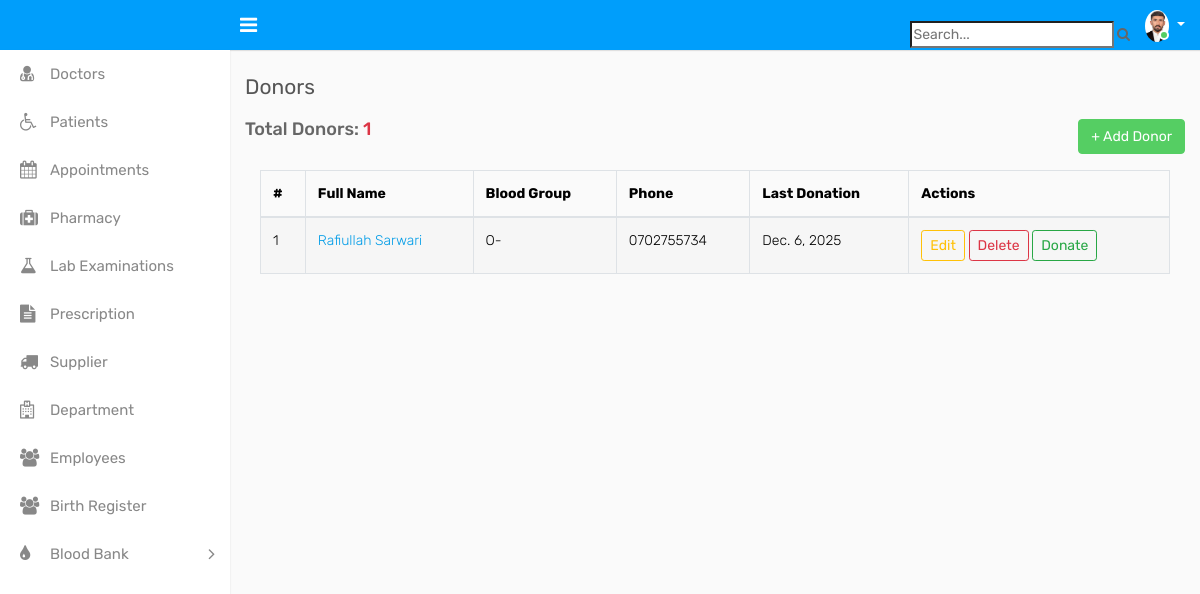
The app's page /donors/, older data.
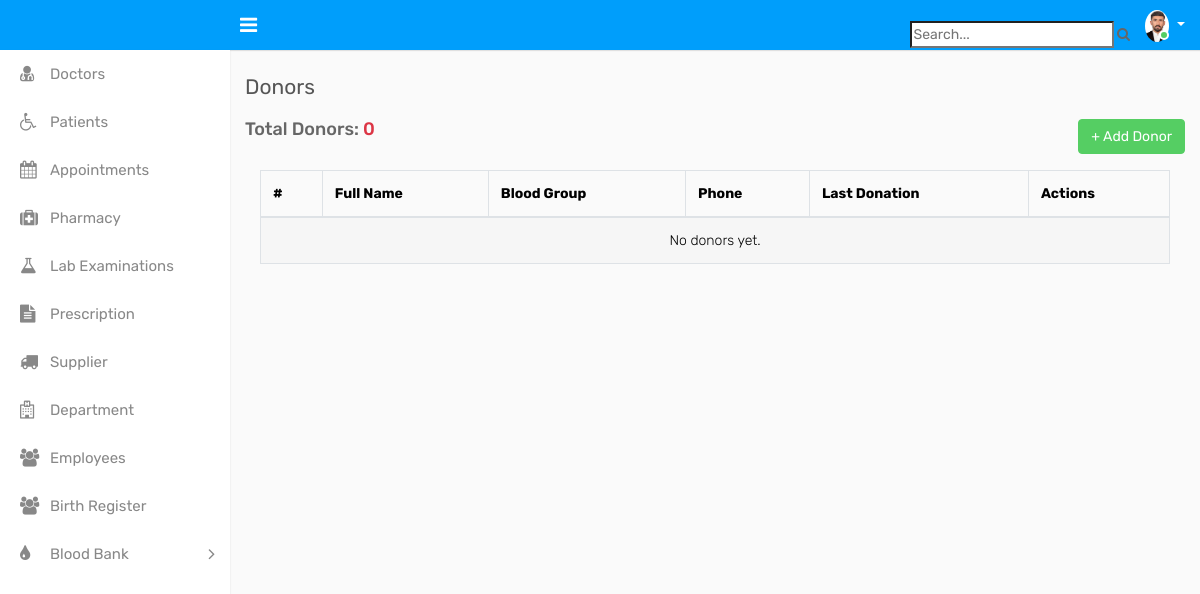
The same page, newer data.
### pharmacy/models.py (models this page shows, shortened)
class Donor(models.Model):
    GENDER_CHOICES = [
        ("Male", "Male"),
        ("Female", "Female"),
        ("Other", "Other"),
    ]
    full_name = models.CharField(max_length=150)
    age = models.PositiveIntegerField()
    gender = models.CharField(max_length=10, choices=GENDER_CHOICES)
    blood_group = models.ForeignKey(BloodGroup, on_delete=models.CASCADE)
    phone = models.CharField(max_length=20)
    address = models.CharField(max_length=255)
    last_donation_date = models.DateField(null=True, blank=True)
    created_at = models.DateTimeField(auto_now_add=True)

class BloodGroup(models.Model):
    BLOOD_TYPES = [
        ("A+", "A+"), ("A-", "A-"),
        ("B+", "B+"), ("B-", "B-"),
        ("O+", "O+"), ("O-", "O-"),
        ("AB+", "AB+"), ("AB-", "AB-"),
    ]
    name = models.CharField(max_length=5, choices=BLOOD_TYPES, unique=True)

### pharmacy/views.py (the view)
# urls.py: path("donors/", views.DonorListView.as_view(), name="donor_list"),
class DonorListView(ListView):
    model = Donor
    template_name = "blood/donor_list.html"
    context_object_name = "donors"

### pharmacy/templatetags/group_tags.py (called while the page is built)
@register.filter(name='has_group')
def has_group(user, group_name):
    return user.groups.filter(name=group_name).exists()

### pharmacy/templates/blood/donor_list.html
{% extends "base.html" %}
{% block content %}
<div class="page-wrapper">
  <div class="container mt-4">
    <div class="page-header">
      <div class="row">
        <div class="col-sm-12">
          <h3 class="page-title">Donors</h3>
        </div>
      </div>
    </div>
    <div class="d-flex justify-content-between mb-3">
      <h4>Total Donors: <span class="text-danger">{{ donors.count }} </span></h4>
      <a href="{% url 'donor_add' %}" class="btn btn-success">+ Add Donor</a>
    </div>
    <div class="col-md-12">
      <div class="table-responsive">
        <table id="dynamic-table" class="table table-striped table-bordered table-hover">
          <thead>
            <tr>
              <th>#</th>
              <th>Full Name</th>
              <th>Blood Group</th>
              <th>Phone</th>
              <th>Last Donation</th>
              <th>Actions</th>
            </tr>
          </thead>
          <tbody>
            {% for d in donors %}
            <tr>
              <td>{{ forloop.counter }}</td>
              <td><a href="{% url 'donor_detail' d.pk %}">{{ d.full_name }}</a></td>
              <td>{{ d.blood_group.name }}</td>
              <td>{{ d.phone }}</td>
              <td>{{ d.last_donation_date|default:"-" }}</td>
              <td>
                <a href="{% url 'donor_edit' d.pk %}" class="btn btn-sm btn-outline-warning">Edit</a>
                <a href="{% url 'donor_delete' d.pk %}" class="btn btn-sm btn-outline-danger">Delete</a>
                <a href="{% url 'donation_add' %}?donor={{ d.pk }}" class="btn btn-sm btn-outline-success">Donate</a>
              </td>
            </tr>
            {% empty %}
            <tr>
              <td colspan="6" class="text-center">No donors yet.</td>
            </tr>
            {% endfor %}
          </tbody>
        </table>
      </div>
    </div>
  </div>
</div>
{% endblock %}

Row changes from the older to the newer data that the page shows:
removed Donor: full_name "Rafiullah Sarwari", blood_group.name "O-", phone "0702755734", last_donation_date "Dec. 6, 2025"
Text that changed along with them:
{{ donors.count }}: "1" → "0"
text now shown: "No donors yet."
